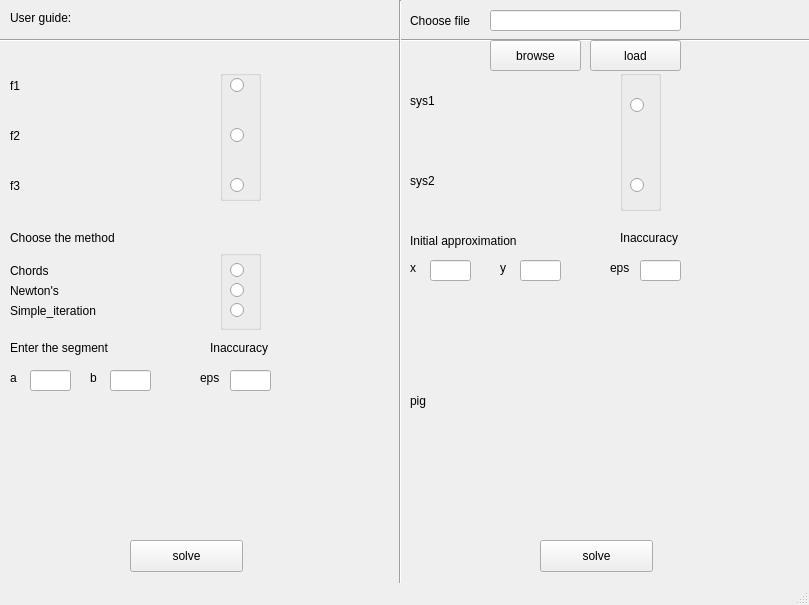
<?xml version="1.0" encoding="UTF-8"?>
<ui version="4.0">
 <class>MainWindow</class>
 <widget class="QMainWindow" name="MainWindow">
  <property name="geometry">
   <rect>
    <x>0</x>
    <y>0</y>
    <width>809</width>
    <height>605</height>
   </rect>
  </property>
  <property name="windowTitle">
   <string>MainWindow</string>
  </property>
  <widget class="QWidget" name="centralwidget">
   <widget class="QLabel" name="guide_link_label">
    <property name="geometry">
     <rect>
      <x>10</x>
      <y>10</y>
      <width>91</width>
      <height>16</height>
     </rect>
    </property>
    <property name="text">
     <string>User guide:</string>
    </property>
   </widget>
   <widget class="Line" name="line">
    <property name="geometry">
     <rect>
      <x>0</x>
      <y>30</y>
      <width>811</width>
      <height>20</height>
     </rect>
    </property>
    <property name="orientation">
     <enum>Qt::Horizontal</enum>
    </property>
   </widget>
   <widget class="Line" name="line_2">
    <property name="geometry">
     <rect>
      <x>390</x>
      <y>0</y>
      <width>20</width>
      <height>681</height>
     </rect>
    </property>
    <property name="orientation">
     <enum>Qt::Vertical</enum>
    </property>
   </widget>
   <widget class="QLabel" name="choose_eq_label">
    <property name="geometry">
     <rect>
      <x>410</x>
      <y>10</y>
      <width>81</width>
      <height>21</height>
     </rect>
    </property>
    <property name="text">
     <string>Choose file</string>
    </property>
   </widget>
   <widget class="QLabel" name="f1_label">
    <property name="geometry">
     <rect>
      <x>10</x>
      <y>70</y>
      <width>201</width>
      <height>31</height>
     </rect>
    </property>
    <property name="text">
     <string>f1</string>
    </property>
   </widget>
   <widget class="QLabel" name="f2_label">
    <property name="geometry">
     <rect>
      <x>10</x>
      <y>120</y>
      <width>201</width>
      <height>31</height>
     </rect>
    </property>
    <property name="text">
     <string>f2</string>
    </property>
   </widget>
   <widget class="QLabel" name="f3_label">
    <property name="geometry">
     <rect>
      <x>10</x>
      <y>170</y>
      <width>201</width>
      <height>31</height>
     </rect>
    </property>
    <property name="text">
     <string>f3</string>
    </property>
   </widget>
   <widget class="QLabel" name="choose_method_label">
    <property name="geometry">
     <rect>
      <x>10</x>
      <y>230</y>
      <width>141</width>
      <height>16</height>
     </rect>
    </property>
    <property name="text">
     <string>Choose the method</string>
    </property>
   </widget>
   <widget class="QLabel" name="chrods_label">
    <property name="geometry">
     <rect>
      <x>10</x>
      <y>260</y>
      <width>211</width>
      <height>21</height>
     </rect>
    </property>
    <property name="text">
     <string>Chords</string>
    </property>
   </widget>
   <widget class="QLabel" name="newton_label">
    <property name="geometry">
     <rect>
      <x>10</x>
      <y>280</y>
      <width>211</width>
      <height>21</height>
     </rect>
    </property>
    <property name="text">
     <string>Newton's</string>
    </property>
   </widget>
   <widget class="QLabel" name="simple_iteration_label">
    <property name="geometry">
     <rect>
      <x>10</x>
      <y>300</y>
      <width>211</width>
      <height>21</height>
     </rect>
    </property>
    <property name="text">
     <string>Simple_iteration</string>
    </property>
   </widget>
   <widget class="QGroupBox" name="eq_group_box">
    <property name="geometry">
     <rect>
      <x>220</x>
      <y>70</y>
      <width>41</width>
      <height>131</height>
     </rect>
    </property>
    <property name="title">
     <string/>
    </property>
    <widget class="QRadioButton" name="f1_button">
     <property name="geometry">
      <rect>
       <x>10</x>
       <y>0</y>
       <width>21</width>
       <height>31</height>
      </rect>
     </property>
     <property name="text">
      <string/>
     </property>
    </widget>
    <widget class="QRadioButton" name="f2_button">
     <property name="geometry">
      <rect>
       <x>10</x>
       <y>50</y>
       <width>21</width>
       <height>31</height>
      </rect>
     </property>
     <property name="text">
      <string/>
     </property>
    </widget>
    <widget class="QRadioButton" name="f3_button">
     <property name="geometry">
      <rect>
       <x>10</x>
       <y>100</y>
       <width>21</width>
       <height>31</height>
      </rect>
     </property>
     <property name="text">
      <string/>
     </property>
    </widget>
   </widget>
   <widget class="QGroupBox" name="method_group_box">
    <property name="geometry">
     <rect>
      <x>220</x>
      <y>250</y>
      <width>41</width>
      <height>80</height>
     </rect>
    </property>
    <property name="title">
     <string/>
    </property>
    <widget class="QRadioButton" name="chords_button">
     <property name="geometry">
      <rect>
       <x>10</x>
       <y>10</y>
       <width>100</width>
       <height>21</height>
      </rect>
     </property>
     <property name="text">
      <string/>
     </property>
    </widget>
    <widget class="QRadioButton" name="newton_button">
     <property name="geometry">
      <rect>
       <x>10</x>
       <y>30</y>
       <width>100</width>
       <height>21</height>
      </rect>
     </property>
     <property name="text">
      <string/>
     </property>
    </widget>
    <widget class="QRadioButton" name="simple_iteration_button">
     <property name="geometry">
      <rect>
       <x>10</x>
       <y>50</y>
       <width>100</width>
       <height>21</height>
      </rect>
     </property>
     <property name="text">
      <string/>
     </property>
    </widget>
   </widget>
   <widget class="QLabel" name="segment_label">
    <property name="geometry">
     <rect>
      <x>10</x>
      <y>340</y>
      <width>121</width>
      <height>16</height>
     </rect>
    </property>
    <property name="text">
     <string>Enter the segment</string>
    </property>
   </widget>
   <widget class="QLineEdit" name="a_line_edit">
    <property name="geometry">
     <rect>
      <x>30</x>
      <y>370</y>
      <width>41</width>
      <height>21</height>
     </rect>
    </property>
   </widget>
   <widget class="QLabel" name="a_label">
    <property name="geometry">
     <rect>
      <x>10</x>
      <y>370</y>
      <width>16</width>
      <height>16</height>
     </rect>
    </property>
    <property name="text">
     <string>a</string>
    </property>
   </widget>
   <widget class="QLabel" name="b_label">
    <property name="geometry">
     <rect>
      <x>90</x>
      <y>370</y>
      <width>16</width>
      <height>16</height>
     </rect>
    </property>
    <property name="text">
     <string>b</string>
    </property>
   </widget>
   <widget class="QLineEdit" name="b_line_edit">
    <property name="geometry">
     <rect>
      <x>110</x>
      <y>370</y>
      <width>41</width>
      <height>21</height>
     </rect>
    </property>
   </widget>
   <widget class="QLabel" name="sys1_label">
    <property name="geometry">
     <rect>
      <x>410</x>
      <y>70</y>
      <width>201</width>
      <height>61</height>
     </rect>
    </property>
    <property name="text">
     <string>sys1</string>
    </property>
   </widget>
   <widget class="QLabel" name="sys2_label">
    <property name="geometry">
     <rect>
      <x>410</x>
      <y>150</y>
      <width>201</width>
      <height>61</height>
     </rect>
    </property>
    <property name="text">
     <string>sys2</string>
    </property>
   </widget>
   <widget class="QGroupBox" name="sys_group_box">
    <property name="geometry">
     <rect>
      <x>620</x>
      <y>70</y>
      <width>41</width>
      <height>141</height>
     </rect>
    </property>
    <property name="title">
     <string/>
    </property>
    <widget class="QRadioButton" name="sys1_button">
     <property name="geometry">
      <rect>
       <x>10</x>
       <y>20</y>
       <width>21</width>
       <height>31</height>
      </rect>
     </property>
     <property name="text">
      <string/>
     </property>
    </widget>
    <widget class="QRadioButton" name="sys2_button">
     <property name="geometry">
      <rect>
       <x>10</x>
       <y>100</y>
       <width>21</width>
       <height>31</height>
      </rect>
     </property>
     <property name="text">
      <string/>
     </property>
    </widget>
   </widget>
   <widget class="QLabel" name="approx_label_sys">
    <property name="geometry">
     <rect>
      <x>410</x>
      <y>230</y>
      <width>131</width>
      <height>21</height>
     </rect>
    </property>
    <property name="text">
     <string>Initial approximation</string>
    </property>
   </widget>
   <widget class="QLineEdit" name="x_approx_sys_line_edit">
    <property name="geometry">
     <rect>
      <x>430</x>
      <y>260</y>
      <width>41</width>
      <height>21</height>
     </rect>
    </property>
   </widget>
   <widget class="QLabel" name="pig_img">
    <property name="geometry">
     <rect>
      <x>410</x>
      <y>280</y>
      <width>291</width>
      <height>241</height>
     </rect>
    </property>
    <property name="text">
     <string>pig</string>
    </property>
   </widget>
   <widget class="QLabel" name="x_approx_label">
    <property name="geometry">
     <rect>
      <x>410</x>
      <y>260</y>
      <width>16</width>
      <height>16</height>
     </rect>
    </property>
    <property name="text">
     <string>x</string>
    </property>
   </widget>
   <widget class="QLabel" name="y_approx_label">
    <property name="geometry">
     <rect>
      <x>500</x>
      <y>260</y>
      <width>16</width>
      <height>16</height>
     </rect>
    </property>
    <property name="text">
     <string>y</string>
    </property>
   </widget>
   <widget class="QLineEdit" name="y_approx_sys_line_edit">
    <property name="geometry">
     <rect>
      <x>520</x>
      <y>260</y>
      <width>41</width>
      <height>21</height>
     </rect>
    </property>
   </widget>
   <widget class="QPushButton" name="solve_nle_button">
    <property name="geometry">
     <rect>
      <x>130</x>
      <y>540</y>
      <width>113</width>
      <height>32</height>
     </rect>
    </property>
    <property name="text">
     <string>solve</string>
    </property>
   </widget>
   <widget class="QPushButton" name="solve_sonle_button">
    <property name="geometry">
     <rect>
      <x>540</x>
      <y>540</y>
      <width>113</width>
      <height>32</height>
     </rect>
    </property>
    <property name="text">
     <string>solve</string>
    </property>
   </widget>
   <widget class="QLabel" name="inaccuracy_label">
    <property name="geometry">
     <rect>
      <x>210</x>
      <y>340</y>
      <width>71</width>
      <height>16</height>
     </rect>
    </property>
    <property name="text">
     <string>Inaccuracy</string>
    </property>
   </widget>
   <widget class="QLabel" name="eps_label">
    <property name="geometry">
     <rect>
      <x>200</x>
      <y>370</y>
      <width>31</width>
      <height>16</height>
     </rect>
    </property>
    <property name="text">
     <string>eps</string>
    </property>
   </widget>
   <widget class="QLineEdit" name="eps_line_edit">
    <property name="geometry">
     <rect>
      <x>230</x>
      <y>370</y>
      <width>41</width>
      <height>21</height>
     </rect>
    </property>
   </widget>
   <widget class="QLabel" name="inaccuracy_sonle_label">
    <property name="geometry">
     <rect>
      <x>620</x>
      <y>230</y>
      <width>71</width>
      <height>16</height>
     </rect>
    </property>
    <property name="text">
     <string>Inaccuracy</string>
    </property>
   </widget>
   <widget class="QLabel" name="eps_sonle_label">
    <property name="geometry">
     <rect>
      <x>610</x>
      <y>260</y>
      <width>31</width>
      <height>16</height>
     </rect>
    </property>
    <property name="text">
     <string>eps</string>
    </property>
   </widget>
   <widget class="QLineEdit" name="eps_sonle_line_edit">
    <property name="geometry">
     <rect>
      <x>640</x>
      <y>260</y>
      <width>41</width>
      <height>21</height>
     </rect>
    </property>
   </widget>
   <widget class="QLineEdit" name="filename_input">
    <property name="geometry">
     <rect>
      <x>490</x>
      <y>10</y>
      <width>191</width>
      <height>21</height>
     </rect>
    </property>
   </widget>
   <widget class="QPushButton" name="browse_button">
    <property name="geometry">
     <rect>
      <x>490</x>
      <y>40</y>
      <width>91</width>
      <height>31</height>
     </rect>
    </property>
    <property name="text">
     <string>browse</string>
    </property>
   </widget>
   <widget class="QPushButton" name="load_button">
    <property name="geometry">
     <rect>
      <x>590</x>
      <y>40</y>
      <width>91</width>
      <height>31</height>
     </rect>
    </property>
    <property name="text">
     <string>load</string>
    </property>
   </widget>
  </widget>
  <widget class="QStatusBar" name="statusbar"/>
 </widget>
 <resources/>
 <connections/>
</ui>
